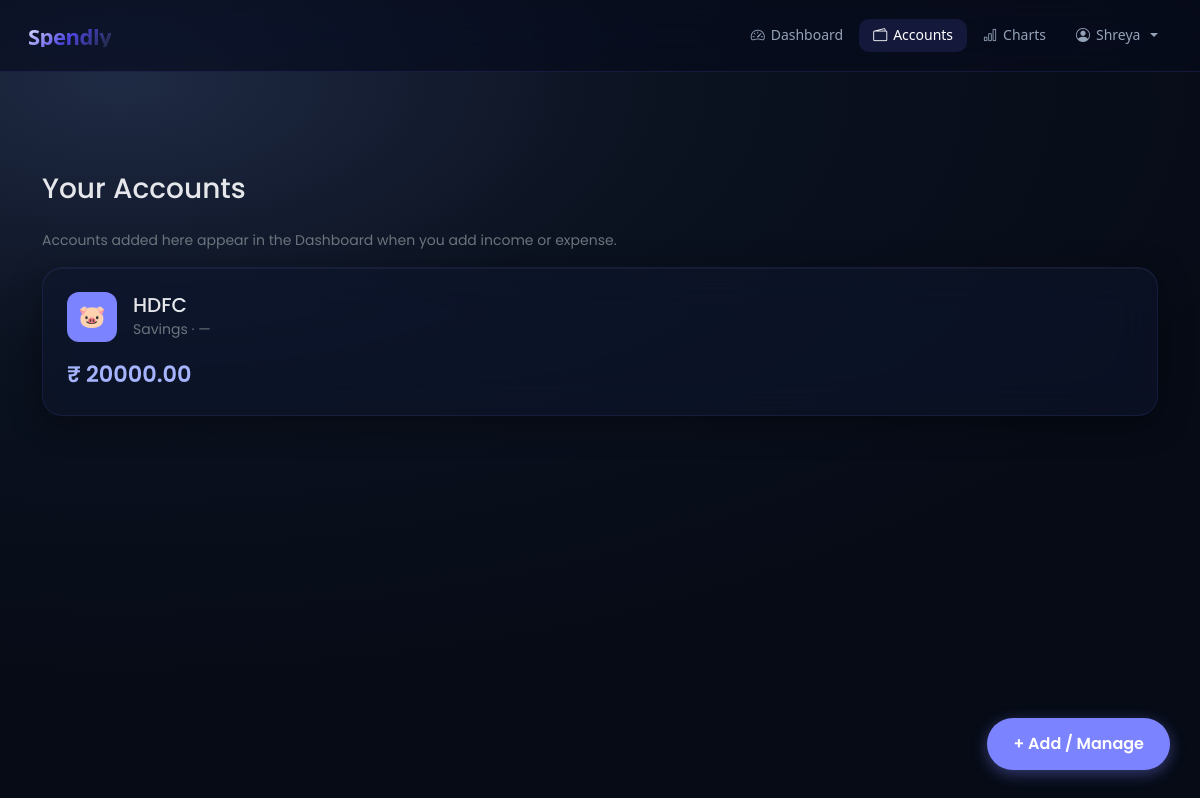
/accounts (signed in), run on the app's committed database.
### models.py (models this page shows)
class User(db.Model, UserMixin):
    id = db.Column(db.Integer, primary_key=True)
    email = db.Column(db.String(150), unique=True)
    password = db.Column(db.String(150))
    first_name = db.Column(db.String(150))
    gender = db.Column(db.String(20))
    number = db.Column(db.String(20))
    notes = db.relationship('Note')
    expenses = db.relationship('Expense')
    accounts = db.relationship('Account')

class Account(db.Model):
    id = db.Column(db.Integer, primary_key=True)
    name = db.Column(db.String(150), nullable=False)
    number = db.Column(db.String(100), nullable=False)
    type = db.Column(db.String(50), nullable=False)
    balance = db.Column(db.Float, nullable=False)
    user_id = db.Column(db.Integer, db.ForeignKey('user.id'), nullable=False)

### views.py (the view, shortened to what this page needs)
@views.route('/accounts', methods=['GET', 'POST'])
@login_required
def accounts():
    accounts = Account.query.filter_by(user_id=current_user.id).all()
    return render_template('accounts.html', user=current_user, accounts=accounts)

### __init__.py (called while the page is built)
def create_app():
    app = Flask(__name__)
    app.config['SECRET_KEY'] = 'ayisgdysiasgdasikasjdhaskydgk'
    app.config['SQLALCHEMY_DATABASE_URI'] = f'sqlite:///{DB_NAME}'
    db.init_app(app)
    from views import views
    from auth import auth
    app.register_blueprint(views, url_prefix='/')
    app.register_blueprint(auth, url_prefix='/')
    from models import User, Note, Expense, Account
    with app.app_context():
        db.create_all()
    login_manager = LoginManager()
    login_manager.login_view = 'auth.login'
    login_manager.init_app(app)
    @login_manager.user_loader
    def load_user(id):
        return User.query.get(int(id))
    return app

### templates/accounts.html (shortened to what this page needs)
<!doctype html>
<html lang="en">
<head>
  <link href="https://cdn.jsdelivr.net/npm/bootstrap@5.3.2/dist/css/bootstrap.min.css" rel="stylesheet" />
  <link href="https://cdn.jsdelivr.net/npm/bootstrap-icons/font/bootstrap-icons.css" rel="stylesheet" />
</head>
<body>
  {% include "_navbar.html" %}
  <div class="container" style="margin-top: 100px; padding-bottom: 80px">
    <h3 class="mb-4">Your Accounts</h3>
    <p class="text-secondary small">Accounts added here appear in the Dashboard when you add income or expense.</p>
    <div class="row g-4" id="accountsContainer">
      {% for account in accounts %}
      <div class="col-md-6 col-lg-12 account-card" data-id="{{ account.id }}" data-name="{{ account.name|e }}"
        data-number="{{ account.number|e }}" data-type="{{ account.type|e }}" data-balance="{{ account.balance }}">
        <div class="glass-card p-4 position-relative account-clickable">
          <div class="d-flex align-items-center gap-3 mb-3">
            <div class="account-icon">{{
              {'Cash':'💵','Bank':'🏦','UPI':'📱','Card':'💳','Savings':'🐷','General':'💰'}.get(account.type, '💰') }}
            </div>
            <div>
              <h6 class="mb-0 fs-5">{{ account.name }}</h6>
              <small class="text-secondary">{{ account.type }} · {{ account.number }}</small>
            </div>
          </div>
          <div class="balance">₹ {{ "%.2f"|format(account.balance) }}</div>
        </div>
      </div>
      {% endfor %}
    </div>
  </div>
  <button class="add-account-btn" onclick="openAddModal()">
    + Add / Manage
  </button>
</body>
</html>

### templates/_navbar.html (shortened to what this page needs)
<nav id="shared-app-navbar" class="navbar navbar-expand-lg">
  <a class="shared-navbar-brand" href="{{ url_for('views.dashboard') }}">
    Spendly
  </a>
  {% set current_path = request.path %}
  <div class="collapse navbar-collapse shared-nav-collapse" id="navMenu">
    <ul class="shared-nav-list">
      {% if user is defined and user and user.is_authenticated %}
      <li class="nav-item">
        <a class="shared-nav-link {% if current_path == '/dashboard' %}active{% endif %}"
          href="{{ url_for('views.dashboard') }}">
          <i class="bi bi-speedometer2"></i> Dashboard
        </a>
      </li>
      <li class="nav-item">
        <a class="shared-nav-link {% if current_path == '/accounts' or current_path.startswith('/accounts/') %}active{% endif %}"
          href="{{ url_for('views.accounts') }}">
          <i class="bi bi-wallet2"></i> Accounts
        </a>
      </li>
      <li class="nav-item">
        <a class="shared-nav-link {% if current_path == '/charts' %}active{% endif %}"
          href="{{ url_for('views.charts') }}">
          <i class="bi bi-bar-chart"></i> Charts
        </a>
      </li>
      <li class="nav-item dropdown">
        <a class="shared-nav-link dropdown-toggle {% if current_path == '/profile' %}active{% endif %}" href="#"
          id="navbarDropdown" role="button" data-bs-toggle="dropdown" data-toggle="dropdown" aria-expanded="false">
          <i class="bi bi-person-circle"></i> {{ user.first_name }}
        </a>
      </li>
      {% endif %}
    </ul>
  </div>
</nav>

### templates/accounts.html (style rules this page uses)
*, *::before, *::after { box-sizing: border-box; }
body { font-family: "Poppins", sans-serif; background: radial-gradient(1200px 600px at 10% 10%, #1f2a44, #0b1220 45%, #060b16); margin: 0; color: #e5e7eb; min-height: 100vh; }
.glass-card { background: rgba(15, 23, 42, 0.55); backdrop-filter: blur(20px) saturate(1.4); -webkit-backdrop-filter: blur(20px) saturate(1.4); border: 1px solid rgba(99, 102, 241, 0.12); border-radius: 20px; padding: 24px; box-shadow: 0 8px 32px rgba(0, 0, 0, 0.4), inset 0 1px 0 rgba(255, 255, 255, 0.04); transition: transform 0.2s ease, box-shadow 0.2s ease; }
.account-clickable { cursor: pointer; }
.account-icon { width: 50px; height: 50px; background: #7c83ff; border-radius: 12px; display: flex; align-items: center; justify-content: center; font-size: 22px; color: #fff; }
.balance { font-size: 1.4rem; font-weight: 600; color: #a5b4fc; }
.add-account-btn { position: fixed; bottom: 30px; right: 30px; background: #7c83ff; color: #fff; border: none; padding: 14px 26px; border-radius: 30px; font-weight: 600; box-shadow: 0 4px 15px rgba(124, 131, 255, 0.4); z-index: 1000; }

### templates/_navbar.html (style rules this page uses)
#shared-app-navbar { --nav-bg: rgba(8, 12, 25, 0.65); --nav-border: rgba(99, 102, 241, 0.15); --link: #94a3b8; --link-active-bg: rgba(99, 102, 241, 0.15); --link-active: #ffffff; --dropdown-bg: rgba(15, 23, 42, 0.95); --dropdown-border: rgba(99, 102, 241, 0.3); --font: system-ui, -apple-system, "Segoe UI", sans-serif; background: var(--nav-bg) !important; backdrop-filter: blur(24px) saturate(1.6) !important; -webkit-backdrop-filter: blur(24px) saturate(1.6) !important; border-bottom: 1px solid var(--nav-border) !important; padding: 12px 28px !important; min-height: 72px; font-family: var(--font) !important; box-sizing: border-box; }
#shared-app-navbar * { box-sizing: border-box; font-family: inherit !important; }
#shared-app-navbar .shared-navbar-brand { font-weight: 800 !important; font-size: 22px !important; line-height: 1 !important; letter-spacing: -0.5px !important; display: inline-flex !important; align-items: center !important; gap: 0 !important; text-decoration: none !important; white-space: nowrap !important; background: linear-gradient(135deg, #e5e7ff, #4f46e5, #1e293b); -webkit-background-clip: text; -webkit-text-fill-color: transparent; background-clip: text; margin: 0; padding: 0; }
#shared-app-navbar .shared-nav-collapse { justify-content: flex-end !important; }
#shared-app-navbar .shared-nav-list { display: flex !important; align-items: center !important; margin-left: auto !important; margin-bottom: 0 !important; padding-left: 0 !important; gap: 2px !important; list-style: none !important; }
#shared-app-navbar .nav-item { margin: 0 !important; padding: 0 !important; }
#shared-app-navbar .shared-nav-link { display: inline-flex !important; align-items: center !important; gap: 6px !important; color: var(--link) !important; font-weight: 500 !important; font-size: 14px !important; line-height: 1.2 !important; padding: 8px 14px !important; border-radius: 10px !important; margin: 0 !important; text-decoration: none !important; transition: all 0.25s ease !important; white-space: nowrap; }
#shared-app-navbar .shared-nav-link.active, #shared-app-navbar .shared-nav-link:hover, #shared-app-navbar .shared-nav-link:focus { color: var(--link-active) !important; background: var(--link-active-bg) !important; }

### data on the page
User: first_name "Shreya"
Account: type "🐷", name "HDFC", type "Savings", number "—", balance "20000.00"
